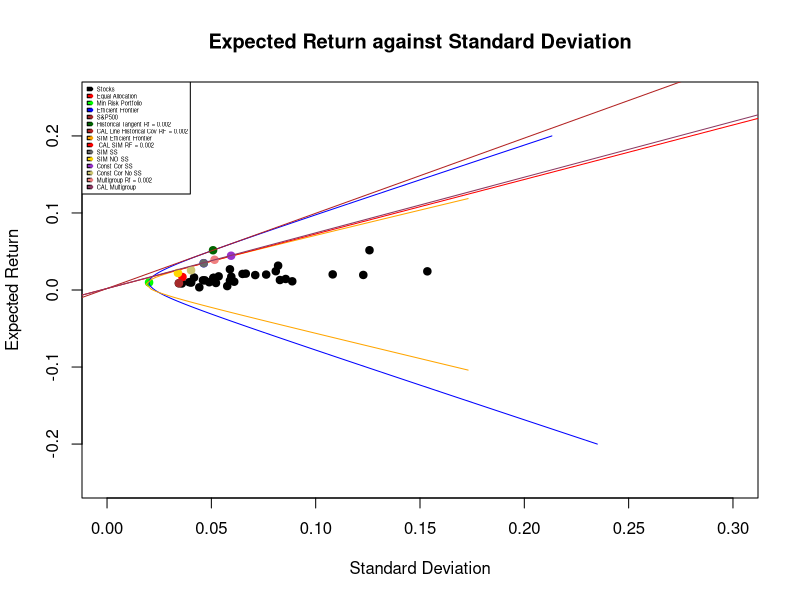
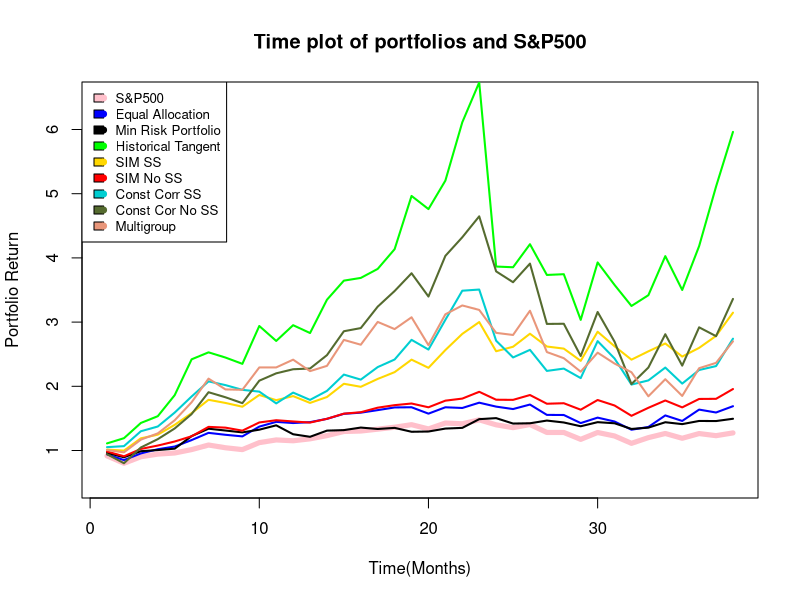
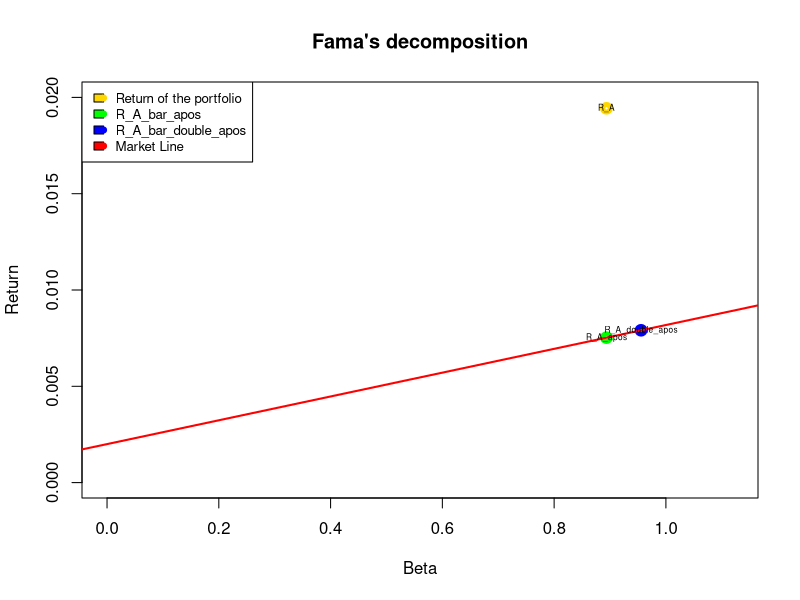

Recreate these plots in R, in order.
## ---- chunk 1

#Read all data
a_all <- read.csv("stockData.csv", sep=",", header=TRUE) 

# Use 5 year data to train 
a <- a_all[1:60,]

#Convert adjusted close prices into returns:
r <- (a[-1,3:ncol(a)]-a[-nrow(a),3:ncol(a)])/a[-nrow(a),3:ncol(a)] # return of stocks + market
#r_m <- (a[-1,3]-a[-nrow(a),3])/a[-nrow(a),3] # return of market
rrr <- r[,-1]

n_industries = 5
n_stock_in_industry = 6

cor_30 = cor(rrr)
var_stocks = var(rrr)
std_i_j = sqrt(diag(var_stocks))
cor_group = matrix(rep(0,n_industries*n_industries),n_industries,n_industries)
for (i in 1:n_industries){
  for (j in 1:n_industries){
    rho = 0
    
    if( i == j){
      for(k in 1:n_stock_in_industry)
      {
        for(l in 1:n_stock_in_industry)
        {
          rho = rho + cor_30[(i - 1)*n_stock_in_industry + k,( j - 1)*n_stock_in_industry + l]
         #print(c((i - 1)*n_stock_in_industry + k,( j - 1)*n_stock_in_industry + l))
        }
      }
      #print("NEXT")
      rho = (rho - n_stock_in_industry)/(n_stock_in_industry*(n_stock_in_industry-1))
      cor_group[i,j] = rho

    } 
    else{
      for(k in 1:n_stock_in_industry)
      {
        for(l in 1:n_stock_in_industry)
        {
          rho = rho + cor_30[(i - 1)*n_stock_in_industry + k,( j - 1)*n_stock_in_industry + l]
          #print(c((i - 1)*n_stock_in_industry + k,( j - 1)*n_stock_in_industry + l))
        }
      }
      # print("NEXT")
      rho = (rho/(n_stock_in_industry*n_stock_in_industry))
      cor_group[i,j] = rho
    }
  }
}
#Construct covariance matrix using the rho's
cov_matrix_group = matrix(rep(0,30*30),30,30)
for (i in 1:n_industries){
  for (j in 1:n_industries){
    for(k in 1:n_stock_in_industry){
      for(l in 1:n_stock_in_industry){
        if(i== j && k == l){
          cov_matrix_group[(i - 1)*n_stock_in_industry + k,( j - 1)*n_stock_in_industry + l] = std_i_j[k] * std_i_j[l]
          }
        else{
          cov_matrix_group[(i - 1)*n_stock_in_industry + k,( j - 1)*n_stock_in_industry + l] = cor_group[i,j] * std_i_j[k] * std_i_j[l]
        }
      }
    }
  }
}
# All stocks

#Compute mean vector:
means <- colMeans(r)
#Compute variance covariance matrix
covmat <- cov(r) 
#Compute correlation matrix:
cormat <- cor(r) 
#Compute the vector of variances:
variances <- diag(covmat)
#Compute the vector of standard deviations:
stdev <- diag(covmat)^.5
#Plot the 31 assets on the space expected return against standard deviation
plot(stdev, means, 
     main="Expected Return against Standard Deviation",
     xlab="Standard Deviation", 
     ylab="Expected Return",
     xlim = c(0, 0.3),
     ylim = c(-0.25, 0.25),
     col = "black",
     pch=19)

# Equal Allocation Portfolio

new_means <- colMeans(rrr)
new_covmat <- cov(rrr) 
new_cormat <- cor(rrr) 
new_variances <- diag(new_covmat)
new_stdev <- diag(new_covmat)^.5

number_of_stocks = 30
ones_vector <- rep(1, number_of_stocks)
equal_weight_vector <- ones_vector/number_of_stocks # COMPOSITION HERE

equal_varp <- t(equal_weight_vector) %*% new_covmat %*% equal_weight_vector
equal_sdp <- sqrt(equal_varp)
equal_Rp <- t(equal_weight_vector) %*% new_means
points(equal_sdp, equal_Rp, pch = 19, lwd=1, col="red")

# Minimum Risk Portfolio

ones_vector <- rep(1, number_of_stocks)
inverse_new_covmat <- solve(new_covmat)
min_risk_weight_vector <- inverse_new_covmat  %*% ones_vector / as.numeric(t(ones_vector)  %*% inverse_new_covmat  %*% ones_vector)
#COMPOSITION MIN RISK
min_risk_varp <- t(min_risk_weight_vector) %*% new_covmat %*% min_risk_weight_vector
min_risk_sdp <- sqrt(min_risk_varp)
min_risk_Rp <- t(min_risk_weight_vector) %*% new_means

points(min_risk_sdp, min_risk_Rp, pch=19, lwd=1, col="green")

# Efficient Frontier

n_stocks = 30 
#Compute mean vector:
means <- colMeans(rrr)
#Compute variance covariance matrix 
covmat <- cov(rrr)
#Compute correlation matrix: 
cormat <- cor(rrr)
#Compute the vector of variances: 
variances <- diag(covmat)
#Compute the vector of standard deviations: 
stdev <- diag(covmat)^.5
#Compute inverse of variance covariance matrix 
inv_covmat <- solve(covmat)
#ones vector 
ones = rep(1,n_stocks)

#Compute A,B,C,D
A = as.numeric(t(means) %*% inv_covmat %*% ones) 
B = as.numeric(t(means) %*% inv_covmat %*% means) 
C = as.numeric(t(ones)  %*% inv_covmat %*% ones) 
D = B*C - A^2

#Compute lambda1 and lambda2  
E = 0.025

l1 = (function(x) (C*x - A) / D) 
l2 = (function(x) (B - A*x) / D)

lambda_1 = l1(E) 
lambda_2 = l2(E)

#Composition of the efficient portfolio given the return E
investor_weight = inv_covmat %*% (l1(E) * means + l2(E) * ones) 

#Span values of E: 
E <- seq(-0.2,0.2,.001)

#Compute variance of efficient frontier portfolios (parabola) 
var_ef_p <- (C * E^2 - 2*A*E + B) / D

#Parabola: part d 
points(sqrt(var_ef_p), E, type="l", ylab = 'E',col = "blue") # Parabola

r_gpsc = (a[-1,3]-a[-nrow(a),3])/a[-nrow(a),3] 
gspc_mean = mean(r_gpsc) 
gspc_var = var(r_gpsc) 
points(sqrt(gspc_var),gspc_mean, pch = 19, lwd=1, col = "brown")

#Tangent historical Rf = 0.002

R_f = 0.002
R = means - R_f

Z = inv_covmat %*% R
x_G_historic = Z / sum(Z)

print("Composition of tangent")
print(x_G_historic)


varg_historic <- t(x_G_historic) %*% covmat %*% x_G_historic 
Rg_historic <- t(x_G_historic) %*% means 
sigmag_historic <- sqrt(varg_historic)
points(sigmag_historic,Rg_historic, pch=19,lwd=1,col="darkgreen")
abline(a = R_f, b = (Rg_historic - R_f)/sigmag_historic , lwd = 1, col = "firebrick")

#Single Index Model

r_m <- (a[-1,3]-a[-nrow(a),3])/a[-nrow(a),3]
n_stocks = 30
mean_Rm = mean(r_m)
var_Rm <- var(r_m)
stdev_Rm <- var_Rm^.5

mean_Ri = colMeans(rrr)

betas = rep(0,n_stocks)
alphas = rep(0,n_stocks)
var_es = rep(0,n_stocks)
var_betas = rep(0,n_stocks)

for (i in 1:n_stocks){
  fit <- lm(rrr[,i] ~ r_m)
  betas[i] = fit$coefficients[2]
  alphas[i] = fit$coefficients[1]
  var_es[i] = sum(fit$residuals^2)/ (nrow(rrr) - 2)
  var_betas[i] = vcov(fit)[2,2]
}

#find beta_i
print("Betas are:")
print(betas)
print("Number of negative betas")
print(sum(which(betas < 0)))

#find alpha_i
print("Alphas are:")
print(alphas)

#Compute covariance matrix using single index model
covariance_matrix_sim = matrix(0,n_stocks,n_stocks)
for (i in 1:n_stocks)
{
  for(j in 1:n_stocks){
    if(i == j)
    {
      covariance_matrix_sim[i,j] = betas[i] * betas[i] * var_Rm + var_es[i]
    }else{
      covariance_matrix_sim[i,j] = betas[i] * betas[j] * var_Rm
    }
  }
}

inv_covmat_single_index = solve(covariance_matrix_sim)
ones = rep(1,n_stocks)

A = as.numeric(t(means) %*% inv_covmat_single_index %*% ones) 
B = as.numeric(t(means) %*% inv_covmat_single_index %*% means) 
C = as.numeric(t(ones)  %*% inv_covmat_single_index %*% ones) 
D = B*C - A^2

E <- seq(-0.2,0.2,.001)

sigmas <- sqrt(seq(1/C,0.03,.0001)) 
upper_part <- (A + sqrt(D*(C*sigmas^2 - 1)))*(1/C) 
lower_part <- (A - sqrt(D*(C*sigmas^2 - 1)))*(1/C) 

lines(sigmas, upper_part, lwd=1,type = "l",col = "orange",xlim = c(0, 0.2), ylim= c(-0.2,0.2)) 
lines(sigmas,lower_part, lwd=1,type = "l",col = "orange")

R_f = 0.002
R = means - R_f

Z = inv_covmat_single_index %*% R
x_G_sim = Z / sum(Z)

print("Composition of tangent")
print(x_G_sim)


varg_sim <- t(x_G_sim) %*% covariance_matrix_sim %*% x_G_sim 
Rg_sim <- t(x_G_sim) %*% means 
sigmag_sim <- sqrt(varg_sim)
points(sigmag_sim,Rg_sim, pch=19,lwd=1,col="blue")
abline(a = R_f, b = (Rg_sim - R_f)/sigmag_sim , lwd = 1, col = "red")

#Short sales allowed SIM

a_all <- read.csv("stockData.csv", sep=",", header=TRUE) 

# Use 5 year data to train 
a <- a_all[1:60,]

#Convert adjusted close prices into returns:
r <- (a[-1,3:ncol(a)]-a[-nrow(a),3:ncol(a)])/a[-nrow(a),3:ncol(a)] # return of stocks + market
#r_m <- (a[-1,3]-a[-nrow(a),3])/a[-nrow(a),3] # return of market

n_stocks = 30

covmat <- var(r)
beta <- covmat[1,-1]/ covmat[1,1]

rrr <- r[,-c(1,which(beta<0)+1)] 


beta <- rep(0,ncol(rrr))
alpha <- rep(0,ncol(rrr))
mse <- rep(0,ncol(rrr))
Ribar <- rep(0,ncol(rrr))
Ratio <- rep(0,ncol(rrr))
stock <- rep(0,ncol(rrr))

rf <- 0.002


for(i in 1:ncol(rrr)){
  q <- lm(data=rrr, formula=rrr[,i] ~ r[,1])
  beta[i] <- q$coefficients[2] 
  alpha[i] <- q$coefficients[1] 
  mse[i] <- summary(q)$sigma^2
  Ribar[i] <- q$coefficients[1]+q$coefficients[2]*mean(r[,1])
  Ratio[i] <- (Ribar[i]-rf)/beta[i]
  stock[i] <- i
}

xx <- (cbind(stock,alpha, beta, Ribar, mse, Ratio))

A <- xx[order(-xx[,6]),]

col1 <- rep(0,nrow(A))
col2 <- rep(0,nrow(A))
col3 <- rep(0,nrow(A))
col4 <- rep(0,nrow(A))
col5 <- rep(0,nrow(A))

col1 <- (A[,4]-rf)*A[,3]/A[,5]
col3 <- A[,3]^2/A[,5]
for(i in(1:nrow(A))) {
  col2[i] <- sum(col1[1:i])
  col4[i] <- sum(col3[1:i])
}

#Compute the Ci (col5):
for(i in (1:nrow(A))) {
  col5[i] <- var(r[,1])*col2[i]/(1+var(r[,1])*col4[i])
}

#SHORT SALES ALLOWED:
#Compute the zi:
z_short <- (A[,3]/A[,5])*(A[,6]-col5[nrow(A)])
#Compute the xi:
x_short <- z_short/sum(z_short)

#The final table when short sales allowed:
Weights_with_short <- cbind(A, col1, col2, col3, col4, col5, z_short, x_short)
print(Weights_with_short)

#SHORT SALES NOT ALLOWED:
#First create a matrix up to the maximum of col5:
table1 <- cbind(A, col1, col2, col3, col4, col5)
table2 <- table1[1:which(col5==max(col5)), ]

#Compute the zi:
z_no_short <- (table2[,3]/table2[,5])*(table2[,6]-max(col5))

#Compute the xi:
x_no_short <- z_no_short/sum(z_no_short)

#The final table when short sales are not allowed:
Weights_no_short <- cbind(table2, z_no_short, x_no_short)
print(Weights_no_short)


#find the return of the portfolio with short sales allowed

R_p_short <- Weights_with_short[,13] %*% Weights_with_short[,4]

covariance_matrix_ss = matrix(0,n_stocks,n_stocks)
var_Rm = var(r[,1])
for (i in 1:n_stocks)
{
  for(j in 1:n_stocks){
    if(i == j)
    {
      covariance_matrix_ss[i,j] = Weights_with_short[i,3] * Weights_with_short[i,3] * var_Rm + Weights_with_short[i,5]
    }else{
      covariance_matrix_ss[i,j] = Weights_with_short[i,3] * Weights_with_short[j,3] * var_Rm 
    }
  }
}

#find the risk of the portfolio with short sales allowed

var_p_short <- Weights_with_short[,13] %*% covariance_matrix_ss %*% Weights_with_short[,13]

#find the return of the portfolio with no short sales allowed
n_long = nrow(Weights_no_short)
R_p_no_short <- Weights_no_short[1:n_long,13] %*% Weights_no_short[1:n_long,4]
#find the risk of the portfolio with no short sales allowed
var_p_no_short <- Weights_no_short[1:n_long,13] %*% covariance_matrix_ss[1:n_long,1:n_long]  %*% Weights_no_short[1:n_long,13]

points(sqrt(var_p_short),R_p_short, pch=19,lwd=1,col="dimgray")
points(sqrt(var_p_no_short),R_p_no_short, pch=19,lwd=1,col="gold")


#Const Corr Model

#Read all data
a_all <- read.csv("stockData.csv", sep=",", header=TRUE) 

# Use 5 year data to train 
a <- a_all[1:60,]

#Convert adjusted close prices into returns:
r <- (a[-1,3:ncol(a)]-a[-nrow(a),3:ncol(a)])/a[-nrow(a),3:ncol(a)] # return of stocks + market
#r_m <- (a[-1,3]-a[-nrow(a),3])/a[-nrow(a),3] # return of market
rrr <- r[,-1]

n_stocks= ncol(rrr)

#Compute the average correlation:
rho <- (sum(cor(rrr[1:n_stocks]))-n_stocks)/(n_stocks*(n_stocks-1))

#Initialize the vectors:
col1 <- rep(0,n_stocks)
col2 <- rep(0,n_stocks)
col3 <- rep(0,n_stocks)

#Initialize the var-covar matrix:
y <- rep(0,n_stocks*n_stocks)
mat <- matrix(y, ncol=n_stocks, nrow=n_stocks)

#Compute necessary quantities:
R_f = 0.002
Rbar <- colMeans(rrr[1:n_stocks])
Rbar_f <- Rbar-R_f
sigma <- ( diag(var(rrr[1:n_stocks])) )^0.5
Ratio <- Rbar_f/sigma

#Initial table:
xx <- (cbind(seq(1,30),Rbar, Rbar_f, sigma, Ratio))

#Order the table based on the excess return to sigma ratio:
aaa <- xx[order(-Ratio),]

#Create the last 3 columns of the table:
for(i in(1:n_stocks)) {
  
  col1[i] <- rho/(1-rho+i*rho)
  
  col2[i] <- sum(aaa[,5][1:i])
}

#Compute the Ci:
for(i in (1:n_stocks)) {
  
  col3[i] <- col1[i]*col2[i]
  
}

#Create the entire table until now:
xxx <- cbind(aaa, col1, col2, col3)


#SHORT SALES ALLOWED:
#Compute the Zi:
z <- (1/((1-rho)*xxx[,4]))*(xxx[,5]-xxx[,8][nrow(xxx)])

#Compute the xi:
x <- z/sum(z)

#The final table:
aaaa <- cbind(xxx, z, x)
print(aaaa)
#SHORT SALES NOT ALLOWED:
#Find composition of optimum portfolio when short sales are not allowed:
aaaaa <- aaaa[1:which(aaaa[,8]==max(aaaa[,8])), ]
z_no <- (1/((1-rho)*aaaaa[,4]))*(aaaaa[,5]-aaaaa[,8][nrow(aaaaa)])
x_no <- z_no/sum(z_no)

#Final table:
a_no <- cbind(aaaaa, z_no, x_no)
print(a_no)

#Var-covar matrix based on the constant correlation model:
for(i in 1:30){
  
  for(j in 1:30){
    
    if(i==j){
      mat[i,j]=aaaa[i,4]^2
    } else
    {
      mat[i,j]=rho*aaaa[i,4]*aaaa[j,4]
    }
  }
}


#Calculate the expected return and sd of the point of tangency 
#when short sales allowed
sd_p_opt <- (t(x) %*% mat %*% x)^.5
R_p_opt <- t(x) %*% aaaa[,2]


#Calculate the expected return and sd of the point of tangency 
#when short sales are not allowed
sd_p_opt_no <- (t(x_no) %*% mat[1:which(aaaa[,8]==max(aaaa[,8])),1:which(aaaa[,8]==max(aaaa[,8]))] %*% x_no)^.5
R_p_opt_no <- t(x_no) %*% aaaaa[,2]

#Trace out efficient portfolio
inv_covmat_const_corr= solve(mat)
ones = rep(1,n_stocks)

points(sd_p_opt,R_p_opt, pch=19,lwd=1,col="darkorchid")
points(sd_p_opt_no,R_p_opt_no, pch=19,lwd=1,col="khaki3")

#MULTIGROUP MODEL

R_f = 0.002
R = means - R_f

Z = solve(cov_matrix_group) %*% R
x_G_group = Z / sum(Z)


varg_group <- t(x_G_group) %*% cov_matrix_group %*% x_G_group 
Rg_group <- t(x_G_group) %*% means 
sigmag_group <- sqrt(varg_group)
points(sigmag_group,Rg_group, pch=19,lwd=1,col="lightcoral")
abline(a = R_f, b = (Rg_group - R_f)/sigmag_group , lwd = 1, col = "hotpink4")

legend("topleft", 
       legend=c("Stocks", "Equal Allocation","Min Risk Portfolio","Efficient Frontier","S&P500", "Historical Tangent Rf = 0.002", "CAL Line Historical Cov RF = 0.002","SIM Efficient Frontier"," CAL SIM RF = 0.002","SIM SS","SIM NO SS","Const Cor SS","Const Cor No SS","Multigroup Rf = 0.002","CAL Multigroup"),
       col=c("black","red","green","blue","brown","darkgreen","firebrick","orange","red","dimgray","gold","darkorchid","khaki3","lightcoral","hotpink4"),
       pch = 19,
       fill =c("black","red","green","blue","brown","darkgreen","firebrick","orange","red","dimgray","gold","darkorchid","khaki3","lightcoral","hotpink4"),
       cex=0.35)
## ---- chunk 2

## ---- chunk 3
# Equal allocation portfolio
#equal_weight_vector, means, new_covmat, equal_Rp, equal_sdp

# Min risk portfolio
#min_risk_weight_vector, means, new_covmat, min_risk_Rp, min_risk_sdp

# Tangent historical Rf = 0.002
#x_G_historic, means, new_covmat,Rg_historic, sigmag_historic

# Short sales allowed SIM
# Weights_with_short[,13],Weights_with_short[,4], covariance_matrix_ss, sqrt(var_p_short),R_p_short
Weights_with_short_inv_sorted = Weights_with_short[order(Weights_with_short[,1]),]

# No short sales allowed SIM
# Weights_with_short[1:n_long,13],Weights_with_short[1:n_long,4], covariance_matrix_ss[1:n_long,1:n_long], sqrt(var_p_no_short),R_p_no_short
Weights_with_no_short_inv_sorted = rep(0,30)
for (i in 1:n_long){
  Weights_with_no_short_inv_sorted[Weights_no_short[i,1]] = Weights_no_short[i,13]
}

# Short sales allowed Constant Corr
#aaaa[,10],aaaa[,2],mat,sd_p_opt,R_p_opt
const_corr_ss_allowed_inv_sorted = aaaa[order(aaaa[,1]),]


# No short sales allowed Constant Corr
n_long_2 = nrow(aaaaa)
#aaaaa[,10],aaaaa[,2],mat[1:n_long_2,1:n_long_2],sd_p_opt_no,R_p_opt_no
const_corr_ss_not_allowed_inv_sorted = rep(0,30)
for (i in 1:n_long_2){
  const_corr_ss_not_allowed_inv_sorted[aaaaa[i,1]] = aaaaa[i,10]
}

# Multi Group
# x_G_group, means, cov_matrix_group, Rg_group, sigmag_group

# TIME PLOTS OF PERFORMANCE OF ALL PORTFOLIOS COMPARED TO MARKET
#Historical period 
a_all <- read.csv("stockData.csv", sep=",", header=TRUE)

#Testing period:
a1 <- a_all[1:60,]
a2 <- a_all[61:99,]

#Convert adjusted close prices into returns:
r1 <- (a1[-1,3:ncol(a1)]-a1[-nrow(a1),3:ncol(a1)])/a1[-nrow(a1),3:ncol(a1)]

r2 <- (a2[-1,3:ncol(a2)]-a2[-nrow(a2),3:ncol(a2)])/a2[-nrow(a2),3:ncol(a2)]

#Time plot of equal allocation portfolio

#Monthly return in period 2015-01-01 to 2018-05-01:
r22 <- as.matrix(r2)

#Market (S&P500) performance in period 2015-01-01 to 2018-05-01:
plot(cumprod(1+(r22[,1])), ylim=c(0.5,6.5), type="l",col="pink", lwd=5,main = "Time plot of portfolios and S&P500", ylab = "Portfolio Return",xlab="Time(Months)",) # pink sandp500

#Assume equal allocation:
x <- rep(1/30, 30)

#Compute montly returns in period 2015-01-01 to 2018-05-01:
r22 <- as.matrix(r2)

EquRet <-  r22[,-1] %*% x

lines(cumprod(1+EquRet), col="blue", lwd=2) #equal allocation


#Assume min risk allocation:
x <- min_risk_weight_vector

MinRet <-  r22[,-1] %*% x

lines(cumprod(1+MinRet), col="black", lwd=2) #min portfolio

#Assume tangent rf = 0.002 historical allocation:
x <- x_G_historic

tangentRet <-  r22[,-1] %*% x

lines(cumprod(1+tangentRet), col="green", lwd=2) #tangent portfolio

#Assume sim ss allowed Rf = 0.002  allocation:
x <- Weights_with_short_inv_sorted[,13]

simSSRet <-  r22[,-1] %*% x

lines(cumprod(1+simSSRet), col="gold", lwd=2) #tangent portfolio

#Assume sim ss not allowed Rf = 0.002  allocation:
x <- Weights_with_no_short_inv_sorted

simNoSSRet <-  r22[,-1] %*% x

lines(cumprod(1+simNoSSRet), col="red", lwd=2) #tangent portfolio

#Assume const corr ss allowed Rf = 0.002  allocation:
x <- const_corr_ss_allowed_inv_sorted[,10]

constcorrSSRet <-  r22[,-1] %*% x

lines(cumprod(1+constcorrSSRet), col="darkturquoise", lwd=2) #tangent portfolio

#Assume const corr ss not allowed Rf = 0.002  allocation:
x <- const_corr_ss_not_allowed_inv_sorted

constcorrNoSSRet <-  r22[,-1] %*% x

lines(cumprod(1+constcorrNoSSRet), col="darkolivegreen", lwd=2) #tangent portfolio

#Assume multi group model with Rf = 0.002
x <- x_G_group

multiGroupRet <-  r22[,-1] %*% x

lines(cumprod(1+multiGroupRet), col="darksalmon", lwd=2) #tangent portfolio

legend("topleft", 
       legend=c("S&P500", "Equal Allocation","Min Risk Portfolio","Historical Tangent","SIM SS", "SIM No SS", "Const Corr SS","Const Cor No SS","Multigroup"),
       col=c("pink","blue","black","green","gold","red","darkturquoise","darkolivegreen","darksalmon"),
       pch = 19,
       fill =c("pink","blue","black","green","gold","red","darkturquoise","darkolivegreen","darksalmon"),
       cex=0.8)
## ---- chunk 4
# AVERAGE GROWTH OF EACH PORTFOLIO

#Instead compute geometric average:
comp <- cumprod(1+ EquRet)
geoMean1 <- comp[length(comp)]^(1/length(comp)) - 1
#Instead compute geometric average:
comp <- cumprod(1+ MinRet)
geoMean2 <- comp[length(comp)]^(1/length(comp)) - 1
#Instead compute geometric average:
comp <- cumprod(1+ tangentRet)
geoMean3 <- comp[length(comp)]^(1/length(comp)) - 1
#Instead compute geometric average:
comp <- cumprod(1+ simSSRet)
geoMean4 <- comp[length(comp)]^(1/length(comp)) - 1
#Instead compute geometric average:
comp <- cumprod(1+ simNoSSRet)
geoMean5 <- comp[length(comp)]^(1/length(comp)) - 1
#Instead compute geometric average:
comp <- cumprod(1+ constcorrSSRet)
geoMean6 <- comp[length(comp)]^(1/length(comp)) - 1
#Instead compute geometric average:
comp <- cumprod(1+ constcorrNoSSRet)
geoMean7 <- comp[length(comp)]^(1/length(comp)) - 1
#Instead compute geometric average:
comp <- cumprod(1+ multiGroupRet)
geoMean8 <- comp[length(comp)]^(1/length(comp)) - 1

print("Equal Portfolio Average Geometric Growth")
print(geoMean1)

print("Min Risk Portfolio Average Geometric Growth")
print(geoMean2)

print("Historical Tangent Average Geometric Growth")
print(geoMean3)

print("SIM SS Average Geometric Growth")
print(geoMean4)

print("SIM No SS Average Geometric Growth")
print(geoMean5)

print("Const Corr SS Average Geometric Growth")
print(geoMean6)

print("Const Cor No SS Average Geometric Growth")
print(geoMean7)

print("Multigroup Average Geometric Growth")
print(geoMean8)
## ---- chunk 5
# 3.Calculate the Sharpe ratio, differential excess return, Treynor measure, and Jensen differential performance index.
R_f = 0.002
#Sharpe Ratio
print("Equal Portfolio Sharpe Ratio")
x <- rep(1/30, 30)
Sharpe1 = (mean(EquRet) - R_f)/sqrt(var(EquRet))
print(Sharpe1)

print("Min Risk Portfolio Sharpe Ratio")
Sharpe2 = (mean(MinRet) - R_f)/sqrt(var(MinRet))
print(Sharpe2)

print("Historical Tangent Sharpe Ratio")
Sharpe3 = (mean(tangentRet) - R_f)/sqrt(var(tangentRet))
print(Sharpe3)

print("SIM SS Sharpe Ratio")
Sharpe4 = (mean(simSSRet) - R_f)/sqrt(var(simSSRet))
print(Sharpe4)

print("SIM No SS Sharpe Ratio")
Sharpe5 = (mean(simNoSSRet) - R_f)/sqrt(var(simNoSSRet))
print(Sharpe5)

print("Const Corr SS Sharpe Ratio")
Sharpe6 = (mean(constcorrSSRet) - R_f)/sqrt(var(constcorrSSRet))
print(Sharpe6)

print("Const Cor No SS Sharpe Ratio")
Sharpe7 = (mean(constcorrNoSSRet) - R_f)/sqrt(var(constcorrNoSSRet))
print(Sharpe7)

print("Multigroup Sharpe Ratio")
Sharpe8 = (mean(multiGroupRet) - R_f)/sqrt(var(multiGroupRet))
print(Sharpe8)

#Differential Excess Return
marketRet = r22[,1]
sigma_market = sqrt(var(marketRet))
mean_market = mean(marketRet)
print("Equal Portfolio Differential Excess Return")
x <- rep(1/30, 30)
R_A_apos_Equ = R_f + (((mean_market- R_f)*sqrt(var(EquRet)))/sigma_market)
DER1 = mean(EquRet) - R_A_apos_Equ
print(DER1)

print("Min Risk Portfolio Differential Excess Return")
R_A_apos_Min = R_f + (((mean_market- R_f)*sqrt(var(MinRet)))/sigma_market)
DER2 = mean(MinRet) - R_A_apos_Min
print(DER2)

print("Historical Tangent Differential Excess Return")
R_A_apos_hist_tangent = R_f + (((mean_market- R_f)*sqrt(var(tangentRet)))/sigma_market)
DER3 = mean(tangentRet) - R_A_apos_hist_tangent
print(DER3)

print("SIM SS Differential Excess Return")
R_A_apos_sim_ss = R_f + (((mean_market- R_f)*sqrt(var(simSSRet)))/sigma_market)
DER4 = mean(simSSRet) - R_A_apos_sim_ss
print(DER4)

print("SIM No SS Differential Excess Return")
R_A_apos_sim_no_ss = R_f + (((mean_market- R_f)*sqrt(var(simNoSSRet)))/sigma_market)
DER5 = mean(simNoSSRet) - R_A_apos_sim_no_ss
print(DER5)

print("Const Corr SS Differential Excess Return")
R_A_apos_rho_ss = R_f + (((mean_market- R_f)*sqrt(var(constcorrSSRet)))/sigma_market)
DER6 = mean(constcorrSSRet) - R_A_apos_rho_ss
print(DER6)

print("Const Cor No SS Differential Excess Return")
R_A_apos_rho_no_ss = R_f + (((mean_market- R_f)*sqrt(var(constcorrNoSSRet)))/sigma_market)
DER7 = mean(constcorrNoSSRet) - R_A_apos_rho_no_ss
print(DER7)

print("Multigroup Differential Excess Return")
R_A_apos_group = R_f + (((mean_market- R_f)*sqrt(var(multiGroupRet)))/sigma_market)
DER8 = mean(multiGroupRet) - R_A_apos_group
print(DER8)


#Treynor Measure
marketRet = r22[,1]

print("Equal Portfolio Treynor Measure")
x <- rep(1/30, 30)
beta_p_Equ = cov(marketRet,EquRet)/var(marketRet)
T1 = (mean(EquRet) - R_f)/beta_p_Equ
print(T1)

print("Min Risk Portfolio Treynor Measure")
beta_p_Min = cov(marketRet,MinRet)/var(marketRet)
T2 = (mean(MinRet) - R_f)/beta_p_Min
print(T2)

print("Historical Tangent Treynor Measure")
beta_p_hist_tangent = cov(marketRet,tangentRet)/var(marketRet)
T3 = (mean(tangentRet) - R_f)/beta_p_hist_tangent
print(T3)

print("SIM SS Differential Treynor Measure")
beta_p_sim_ss = cov(marketRet,simSSRet)/var(marketRet)
T4 = (mean(simSSRet) - R_f)/beta_p_sim_ss
print(T4)

print("SIM No SS Differential Treynor Measure")
beta_p_sim_no_ss = cov(marketRet,simNoSSRet)/var(marketRet)
T5 = (mean(simNoSSRet) - R_f)/beta_p_sim_no_ss
print(T5)

print("Const Corr SS Differential Treynor Measure")
beta_p_rho_ss = cov(marketRet,constcorrSSRet)/var(marketRet)
T6 = (mean(constcorrSSRet) - R_f)/beta_p_rho_ss
print(T6)

print("Const Cor No SS Differential Treynor Measure")
beta_p_rho_no_ss = cov(marketRet,constcorrNoSSRet)/var(marketRet)
T7 = (mean(constcorrNoSSRet) - R_f)/beta_p_rho_no_ss
print(T7)

print("Multigroup Treynor Measure")
beta_p_group = cov(marketRet,multiGroupRet)/var(marketRet)
T8 = (mean(multiGroupRet) - R_f)/beta_p_group
print(T8)

#Jensen Differential Performance index
marketRet = r22[,1]

print("Equal Portfolio Jensen Differential Performance index")
x <- rep(1/30, 30)
beta_p_Equ = cov(marketRet,EquRet)/var(marketRet)
R_A_apos_Equ2 = R_f + (mean_market - R_f)*beta_p_Equ
JDPI1 = mean(EquRet) - R_A_apos_Equ2
print(JDPI1)

print("Min Risk Portfolio Jensen Differential Performance index")
beta_p_Min = cov(marketRet,MinRet)/var(marketRet)
R_A_apos_Min2 = R_f + (mean_market - R_f)*beta_p_Min
JDPI2 = mean(MinRet) - R_A_apos_Min2
print(JDPI2)

print("Historical Tangent Jensen Differential Performance index")
beta_p_hist_tangent = cov(marketRet,tangentRet)/var(marketRet)
R_A_apos_hist_tangent2 = R_f + (mean_market - R_f)*beta_p_hist_tangent
JDPI3 = mean(tangentRet) - R_A_apos_hist_tangent2
print(JDPI3)

print("SIM SS Jensen Differential Performance index")
beta_p_sim_ss = cov(marketRet,simSSRet)/var(marketRet)
R_A_apos_sim_ss2 = R_f + (mean_market - R_f)*beta_p_sim_ss
JDPI4 = mean(simSSRet) - R_A_apos_sim_ss2
print(JDPI4)

print("SIM No SS Jensen Differential Performance index")
beta_p_sim_no_ss = cov(marketRet,simNoSSRet)/var(marketRet)
R_A_apos_sim_no_ss2 = R_f + (mean_market - R_f)*beta_p_sim_no_ss
JDPI5 = mean(simNoSSRet) - R_A_apos_sim_no_ss2
print(JDPI5)

print("Const Corr SS Jensen Differential Performance index")
beta_p_rho_ss = cov(marketRet,constcorrSSRet)/var(marketRet)
R_A_apos_rho_ss2 = R_f + (mean_market - R_f)*beta_p_rho_ss
JDPI6 = mean(constcorrSSRet) - R_A_apos_rho_ss2
print(JDPI6)

print("Const Cor No SS Jensen Differential Performance index")
beta_p_rho_no_ss = cov(marketRet,constcorrNoSSRet)/var(marketRet)
R_A_apos_rho_no_ss2 = R_f + (mean_market - R_f)*beta_p_rho_no_ss
JDPI7 = mean(constcorrNoSSRet) - R_A_apos_rho_no_ss2
print(JDPI7)

print("Multigroup Jensen Differential Performance index")
beta_p_group = cov(marketRet,multiGroupRet)/var(marketRet)
R_A_apos_group2 = R_f + (mean_market - R_f)*beta_p_group
JDPI8 = mean(multiGroupRet) - R_A_apos_group2
print(JDPI8)
## ---- chunk 6
R_A_bar_apos = R_f + (mean_market - R_f)*beta_p_sim_no_ss

beta_A_double_apos = sqrt(var(simNoSSRet)/var(marketRet))
R_A_bar_double_apos = R_f + (mean_market - R_f)*beta_A_double_apos
# plot function is used to plot
# the data type with "n" is used
# to remove the plotted data

plot(1, type = "n", xlab = "Beta",
     ylab = "Return", xlim = c(0, 1.12),
     ylim = c(0, 0.02),main = "Fama's decomposition")

points(beta_p_sim_no_ss,mean(simNoSSRet),lwd = 5, col = "gold")
points(beta_p_sim_no_ss,R_A_bar_apos,lwd = 5,col = "green")
points(beta_A_double_apos,R_A_bar_double_apos,lwd = 5,col = "blue")
abline(a = R_f, b = (mean_market - R_f) , lwd = 2, col = "red")
text(beta_p_sim_no_ss, mean(simNoSSRet), labels="R_A",cex = 0.5)
text(beta_p_sim_no_ss, R_A_bar_apos, labels="R_A_apos",cex = 0.5)
text(beta_A_double_apos, R_A_bar_double_apos, labels="R_A_double_apos",cex = 0.5)
legend("topleft", 
       legend=c("Return of the portfolio","R_A_bar_apos","R_A_bar_double_apos","Market Line"),
       col=c("gold","green","blue","red"),
       pch = 19,
       fill =c("gold","green","blue","red"),
       cex=0.8)

print("Return from selectivitiy")
print(mean(simNoSSRet) - R_A_bar_apos )

print("Return from net selectivitiy")
print(mean(simNoSSRet) - R_A_bar_double_apos )

print("Return from diversification")
print(R_A_bar_double_apos - R_A_bar_apos )
